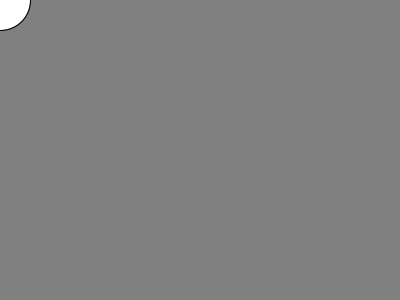
Frame 1 (no input)
Frame 60 (the mouse pressed at the canvas centre just before this capture): identical to frame 1, image omitted
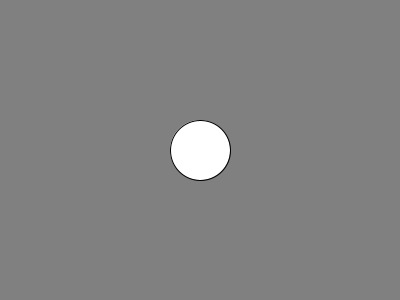
Frame 120 (the mouse held since frame 60 and released just before this capture)

The Processing sketch that drew these frames (run headless with seeded random() and noise(); from frame 60 on, the mouse is pressed at the canvas centre):

// Processing sketch: CursorTracking
// ── CursorTracking.pde
void setup()
{
  size(400,300);
}
 
void draw()
{
  background(128);
  ellipse(mouseX,mouseY,60,60);
  println(mouseX,mouseY,width,height);
  
}
